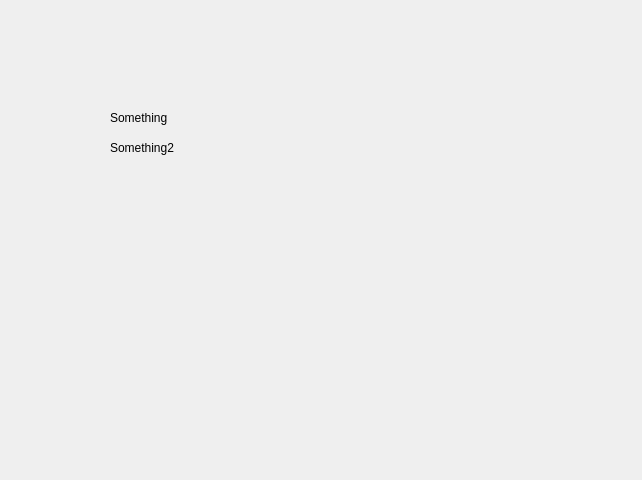
<?xml version="1.0" encoding="UTF-8"?>
<ui version="4.0">
 <class>NotesClass</class>
 <widget class="QWidget" name="NotesClass">
  <property name="geometry">
   <rect>
    <x>0</x>
    <y>0</y>
    <width>642</width>
    <height>480</height>
   </rect>
  </property>
  <property name="windowTitle">
   <string>Notes</string>
  </property>
  <property name="windowIcon">
   <iconset resource="Notes.qrc">
    <normaloff>:/Notes.ico</normaloff>:/Notes.ico</iconset>
  </property>
  <widget class="QLabel" name="label">
   <property name="geometry">
    <rect>
     <x>110</x>
     <y>110</y>
     <width>121</width>
     <height>16</height>
    </rect>
   </property>
   <property name="text">
    <string>Something</string>
   </property>
  </widget>
  <widget class="QLabel" name="label_2">
   <property name="geometry">
    <rect>
     <x>110</x>
     <y>140</y>
     <width>91</width>
     <height>16</height>
    </rect>
   </property>
   <property name="text">
    <string>Something2</string>
   </property>
  </widget>
 </widget>
 <layoutdefault spacing="6" margin="11"/>
 <resources>
  <include location="Notes.qrc"/>
 </resources>
 <connections/>
</ui>
